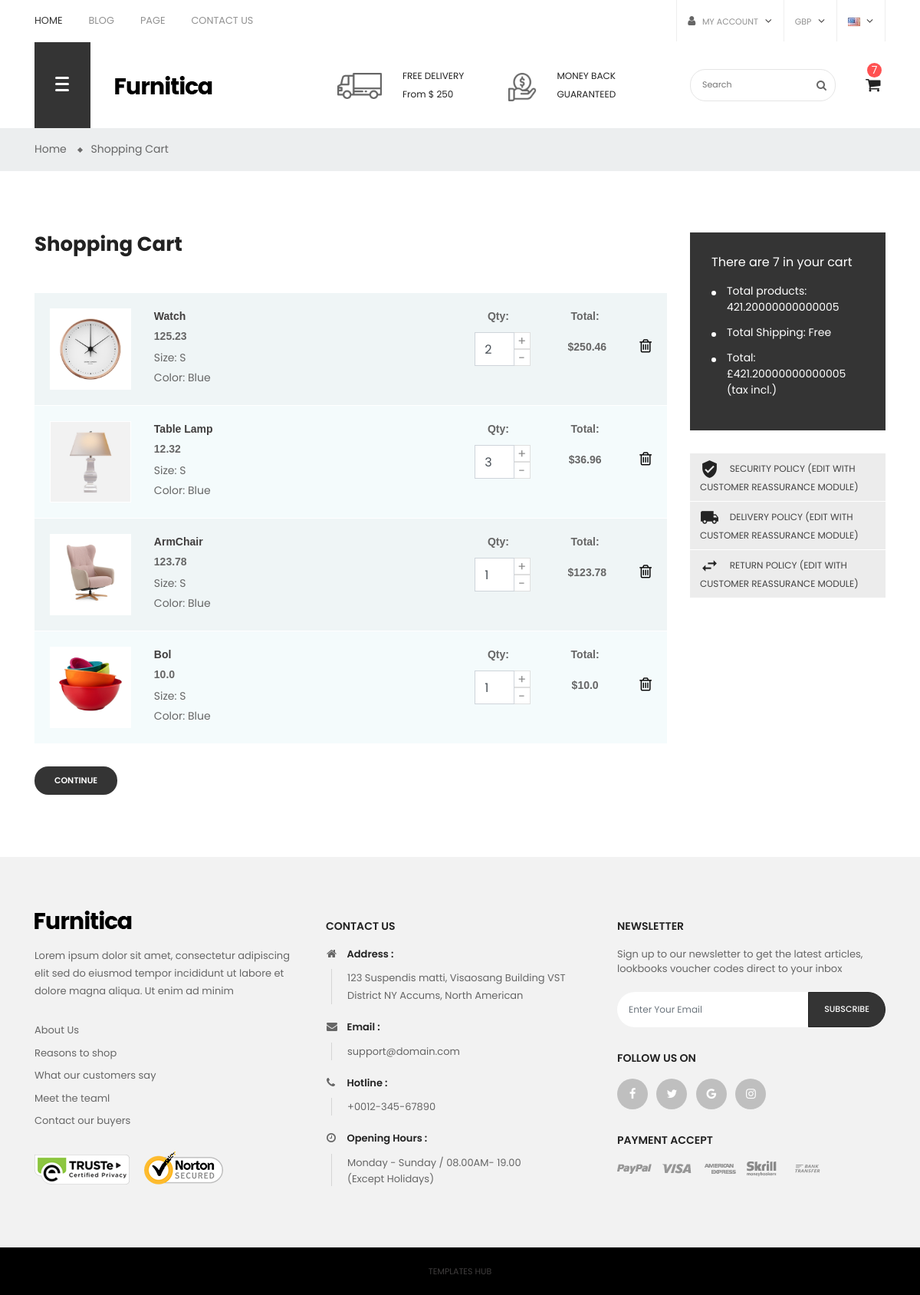
The page /cart/ (signed in) on the database as committed earlier.
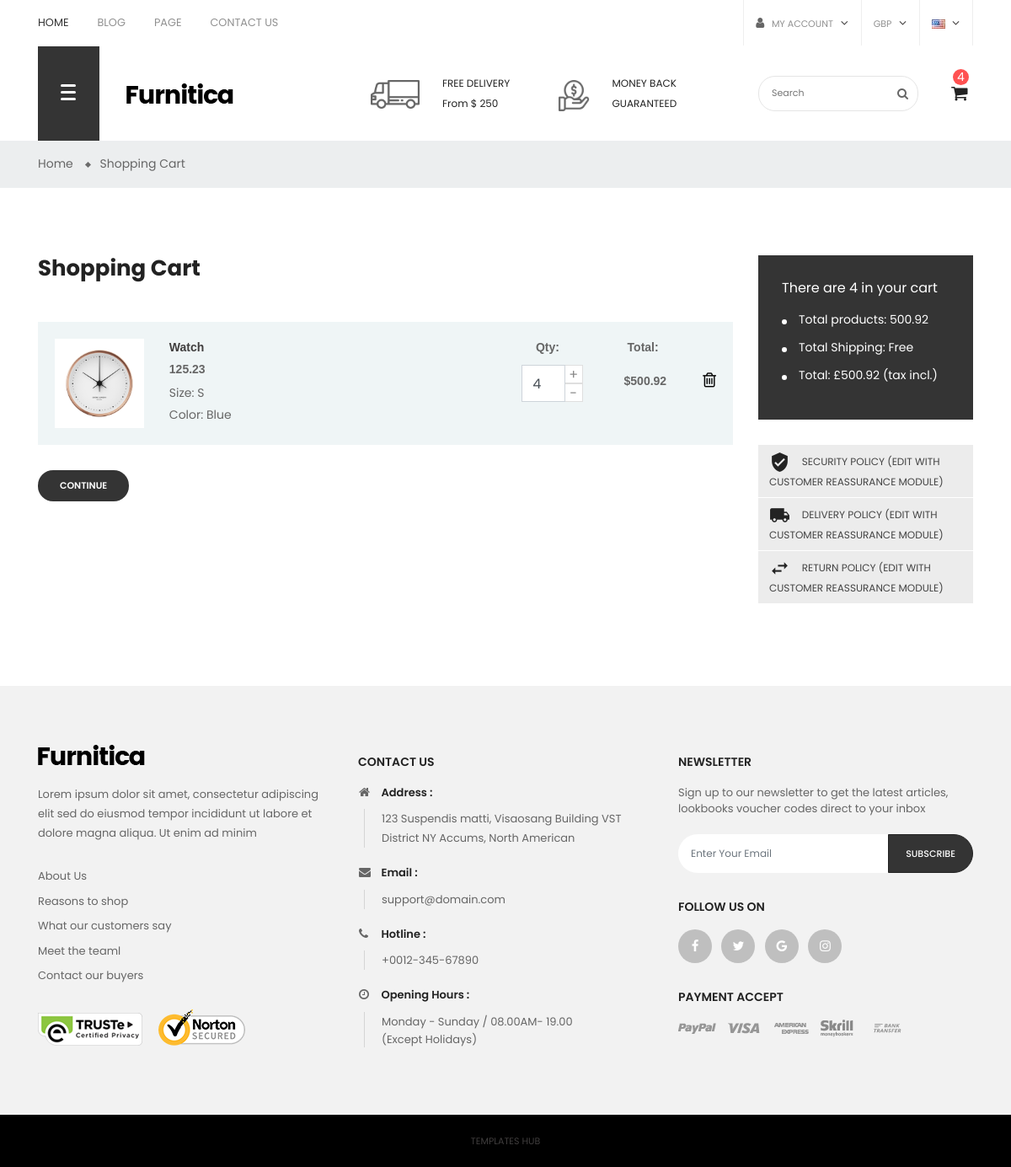
The same page on the database as committed later.
### app/models.py (models this page shows, shortened)
class OrderItem(models.Model):
	product = models.ForeignKey(Product, on_delete=models.SET_NULL, null=True)
	order = models.ForeignKey(Order, on_delete=models.SET_NULL, null=True)
	quantity = models.IntegerField(default=0, null=True, blank=True)
	data_added = models.DateTimeField(auto_now_add=True)
	@property
	def get_total(self):
		total = self.product.price * self.quantity
		return total

class Product(models.Model):
    name= models.CharField(max_length=200)
    price = models.FloatField()
    digital = models.BooleanField(default=False,null=True, blank=True)
    image = models.ImageField(null=True, blank=True)
    @property
    def imageURL(self):
        try:
            url = self.image.url
        except:
            url = ''
        return url

class Order(models.Model):
	customer = models.ForeignKey(Customer, on_delete=models.SET_NULL, null=True, blank=True)
	date_ordered = models.DateTimeField(auto_now_add=True)
	complete = models.BooleanField(default=False)
	transaction_id = models.CharField(max_length=100, null=True)
	@property
	def get_cart_total(self):
		orderitems = self.orderitem_set.all()
		total = sum([item.get_total for item in orderitems])
		return total
	@property
	def get_cart_items(self):
		orderitems = self.orderitem_set.all()
		total = sum([item.quantity for item in orderitems])
		return total

### app/views.py (the view)
# urls.py: path('cart/', views.cart, name="cart"),
def cart(request):
	if request.user.is_authenticated:
		customer = request.user.customer
		order, created = Order.objects.get_or_create(customer=customer, complete=False)
		items = order.orderitem_set.all()
		carItems = order.get_cart_items
	else:
		items = []
		order = {'get_cart_total':0, 'get_cart_items':0, 'shipping': False}
		carItems = order['get_cart_items']
	context = {'items':items, 'order':order, 'carItems':carItems}
	return render(request, 'store/cart.html', context)

### app/templates/store/cart.html (shortened to what the changed rows need)
{% extends 'store/header.html' %}
{% load static %}
{% block content %}
    <body class="product-cart checkout-cart blog">
    <div class="main-content" id="cart">
        <div id="wrapper-site">
            <div class="container">
                <div class="row">
                    <div id="content-wrapper" class="col-xs-12 col-sm-12 col-md-12 col-lg-12 onecol">
                        <section id="main">
                            <div class="cart-grid row">
                                <div class="col-md-9 col-xs-12 check-info">
                                    <h1 class="title-page">Shopping Cart</h1>
                                    <div class="cart-container">
                                        <div class="cart-overview js-cart">
                                            <ul class="cart-items">
                                                {% for item in items %}
                                                <li class="cart-item">
                                                    <div class="product-line-grid row justify-content-between">
                                                        <div class="product-line-grid-left col-md-2">
                                                            <span class="product-image media-middle">
                                                                <a href="product-detail.html">
                                                                    <img class="img-fluid" src="{{item.product.imageURL}}" alt="Organic Strawberry Fruits">
                                                                </a>
                                                            </span>
                                                        </div>
                                                        <div class="product-line-grid-body col-md-6">
                                                            <div class="product-line-info">
                                                                <a class="label" href="product-detail.html" data-id_customization="0">{{item.product.name}}</a>
                                                            </div>
                                                            <div class="product-line-info product-price">
                                                                <span class="value">{{item.product.price}}</span>
                                                            </div>
                                                            <div class="product-line-info">
                                                                <span class="label-atrr">Size:</span>
                                                                <span class="value">S</span>
                                                            </div>
                                                            <div class="product-line-info">
                                                                <span class="label-atrr">Color:</span>
                                                                <span class="value">Blue</span>
                                                            </div>
                                                        </div>
                                                        <div class="product-line-grid-right text-center product-line-actions col-md-4">
                                                            <div class="row">
                                                                <div class="col-md-5 col qty">
                                                                    <div class="label">Qty:</div>
                                                                    <div class="quantity">
                                                                        <input type="text" name="qty" value="{{item.quantity}}" class="input-group form-control">
                                                                        <span class="input-group-btn-vertical">
                                                                            <button data-product="{{item.product.id}}" data-action="add" class="btn btn-touchspin js-touchspin bootstrap-touchspin-up add-to-cart" type="button">
                                                                                +
                                                                            </button>
                                                                            <button data-product="{{item.product.id}}" data-action="remove" class="btn btn-touchspin js-touchspin bootstrap-touchspin-down add-to-cart" type="button">
                                                                                -
                                                                            </button>
                                                                        </span>
                                                                    </div>
                                                                </div>
                                                                <div class="col-md-5 col price">
                                                                    <div class="label">Total:</div>
                                                                    <div class="product-price total">
                                                                      ${{item.get_total}}
                                                                    </div>
                                                                </div>
                                                                <div class="col-md-2 col text-xs-right align-self-end">
                                                                    <div class="cart-line-product-actions ">
                                                                        <a class="remove-from-cart" rel="nofollow" href="#" data-link-action="delete-from-cart" data-id-product="1">
                                                                            <i class="fa fa-trash-o" aria-hidden="true"></i>
                                                                        </a>
                                                                    </div>
                                                                </div>
                                                            </div>
                                                        </div>
                                                    </div>
                                                </li>
                                                {% endfor %}
                                                       </ul>
                                        </div>
                                    </div>
                                </div>
                                <div class="cart-grid-right col-xs-12 col-lg-3">
                                    <div class="cart-summary">
                                        <div class="cart-detailed-totals">
                                            <div class="cart-summary-products">
                                                <div class="summary-label">There are {{order.get_cart_items}} in your cart</div>
                                            </div>
                                            <div class="cart-summary-line" id="cart-subtotal-products">
                                                <span class="label js-subtotal">
                                                    Total products:
                                                </span>
                                                <span class="value">{{order.get_cart_total}}</span>
                                            </div>
                                            <div class="cart-summary-line cart-total">
                                                <span class="label">Total:</span>
                                                <span class="value">£{{order.get_cart_total}} (tax incl.)</span>
                                            </div>
                                        </div>
                                    </div>
                                </div>
                            </div>
                        </section>
                    </div>
                </div>
            </div>
        </div>
    </div>
    {% endblock content %}

Rows that differ between the two databases and show on the page:
removed OrderItem: product.imageURL (picture), product.name "Table Lamp", product.price "12.32", qty "3", get_total "36.96"
removed OrderItem: product.imageURL (picture), product.name "ArmChair", product.price "123.78", qty "1", get_total "123.78"
removed OrderItem: product.imageURL (picture), product.name "Bol", product.price "10.0", qty "1", get_total "10.0"
changed OrderItem "Watch": qty "2" → "4"; get_total "250.46" → "500.92"
changed through a linked row, Order: get_cart_items "7" → "4"; get_cart_total "421.20000000000005" → "500.92"
Other text that changed with them:
{{ carItems }}: "7" → "4"
